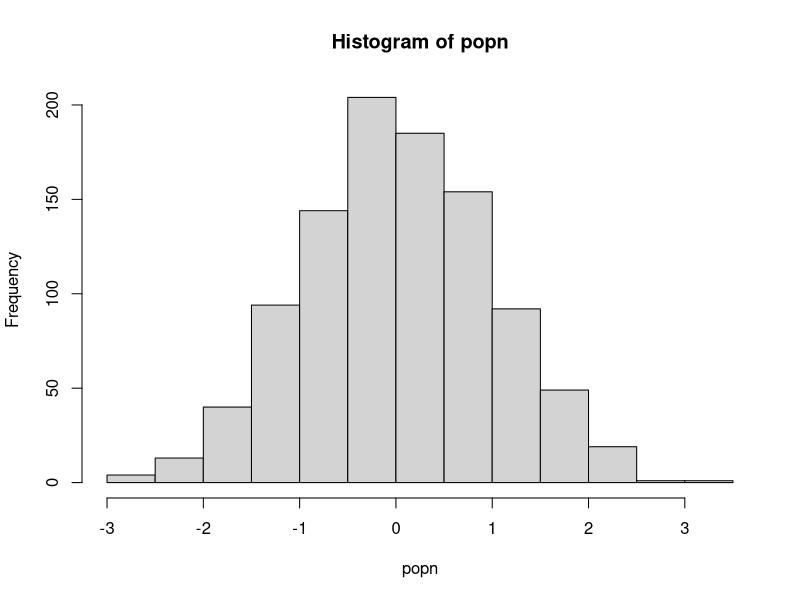

R code for this plot: (Note: a time limit stopped this script after it produced the figure.)
#!/bin/env Rscript

# Author: Maddalena Cella mc2820@ic.ac.uk
# Script: sample.R
# Description: loops, preallocation and vectorisation
# Input: Rscript sample.R
# Output: running times of different functions
# Arguments:0
# Date: October 2020

######### Functions ##########

## A function to take a sample of size n from a population "popn" and return its mean
myexperiment <- function(popn,n){
    pop_sample <- sample(popn, n, replace = FALSE)
    return(mean(pop_sample))
}

## Calculate means using a for loop without preallocation:
loopy_sample1 <- function(popn, n, num){
    result1 <- vector() #Initialize empty vector of size 1 
    for(i in 1:num){
        result1 <- c(result1, myexperiment(popn, n))
    }
    return(result1)
}

## To run "num" iterations of the experiment using a for loop on a vector with preallocation:
loopy_sample2 <- function(popn, n, num){
    result2 <- vector(,num) #Preallocate expected size
    for(i in 1:num){
        result2[i] <- myexperiment(popn, n)
    }
    return(result2)
}

## To run "num" iterations of the experiment using a for loop on a list with preallocation:
loopy_sample3 <- function(popn, n, num){
    result3 <- vector("list", num) #Preallocate expected size
    for(i in 1:num){
        result3[[i]] <- myexperiment(popn, n)
    }
    return(result3)
}


## To run "num" iterations of the experiment using vectorization with lapply:
lapply_sample <- function(popn, n, num){
    result4 <- lapply(1:num, function(i) myexperiment(popn, n))
    returnn <- 20 # sample size for each experiment
num <- 1000 # Number of times to rerun the experiment

print("The loopy, non-preallocation approach takes:" )
print(system.time(loopy_sample1(popn, n, num)))

print("The loopy, but with preallocation approach takes:" )
print(system.time(loopy_sample2(popn, n, num)))

print("The loopy, non-preallocation approach on a list takes:" )
print(system.time(loopy_sample3(popn, n, num)))

print("The vectorized sapply approach takes:" )
print(system.time(sapply_sample(popn, n, num)))

print("The vectorized lapply approach takes:" )
print(system.time(lapply_sample(popn, n, num)))
}

## To run "num" iterations of the experiment using vectorization with lapply:
sapply_sample <- function(popn, n, num){
    result5 <- sapply(1:num, function(i) myexperiment(popn, n))
    return(result5)
}

popn <- rnorm(1000) # Generate the population
hist(popn)
n <- 20 # sample size for each experiment
num <- 1000 # Number of times to rerun the experiment

print("The loopy, non-preallocation approach takes:" )
print(system.time(loopy_sample1(popn, n, num)))

print("The loopy, but with preallocation approach takes:" )
print(system.time(loopy_sample2(popn, n, num)))

print("The loopy, non-preallocation approach on a list takes:" )
print(system.time(loopy_sample3(popn, n, num)))

print("The vectorized sapply approach takes:" )
print(system.time(sapply_sample(popn, n, num)))

print("The vectorized lapply approach takes:" )
print(system.time(lapply_sample(popn, n, num)))
